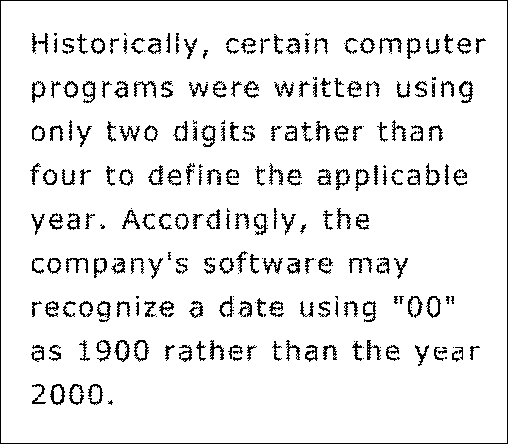
#> input picture elt576/img/texto.jpg, 508 x 444 px, found by its file name
$ python elt576_atividade2_desafio1_123103.py
#> lines starting #> are read from the running program, lines starting #| are printed output that depends on the picture
path = "c:/code/ufv/elt576/img/texto.jpg"
import numpy as np
from PIL import Image
from scipy.signal import convolve2d
import matplotlib.pyplot as plt

# 1. Carregar a imagem em escala de cinza
I = Image.open(path).convert("L")  # "L" = grayscale
#> I is the input picture: PIL image 508x444 L; min 0, max 255, mean 234.9
I = np.array(I)

# 2. Definir o kernel fornecido
F = (1/9) * np.array([[1, 1, 1],
                      [1, 1, 1],
                      [1, 1, 2]])

# 3. Aplicar convolução 2D
I_conv = convolve2d(I, F, mode='same', boundary='symm')
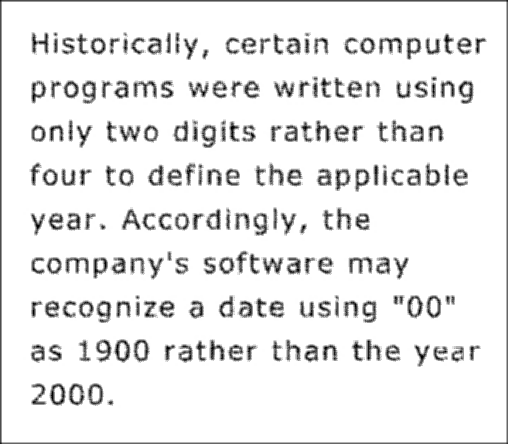
#> I_conv: shape (444, 508) float64; min 0, max 283.3, mean 261; drawn with min black and max white

# 4. Normalizar para 0-255
I_conv = np.clip(I_conv, 0, 255).astype(np.uint8)

# 5. Mostrar resultados
plt.figure(figsize=(10,5))

plt.subplot(1,2,1)
plt.imshow(I, cmap='gray')
plt.title("Imagem Original")
plt.axis("off")

plt.subplot(1,2,2)
plt.imshow(I_conv, cmap='gray')
plt.title("Imagem Filtrada")
plt.axis("off")

plt.tight_layout()
plt.show()
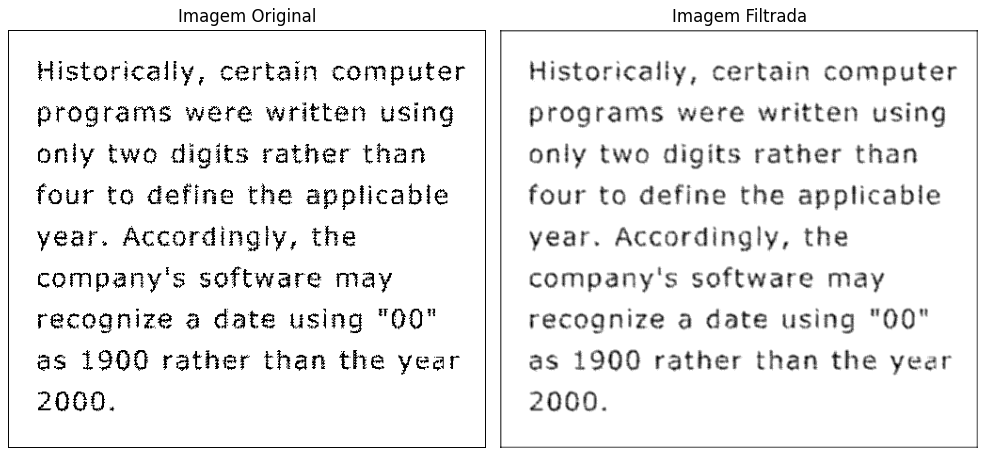
#> figure drawn by matplotlib, 2 panels
